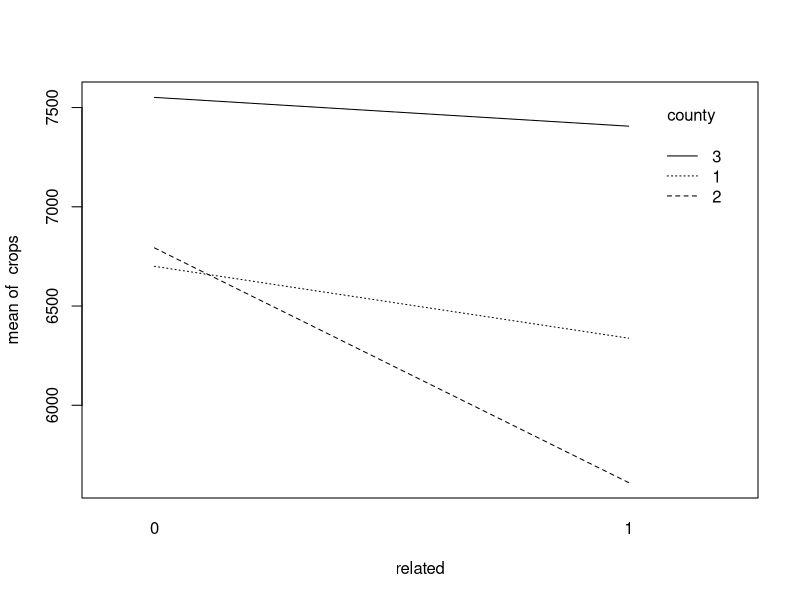
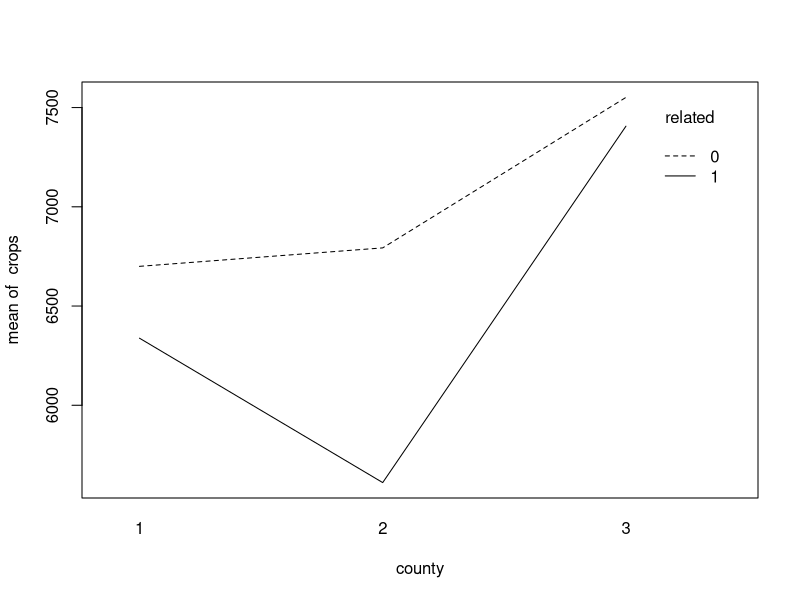
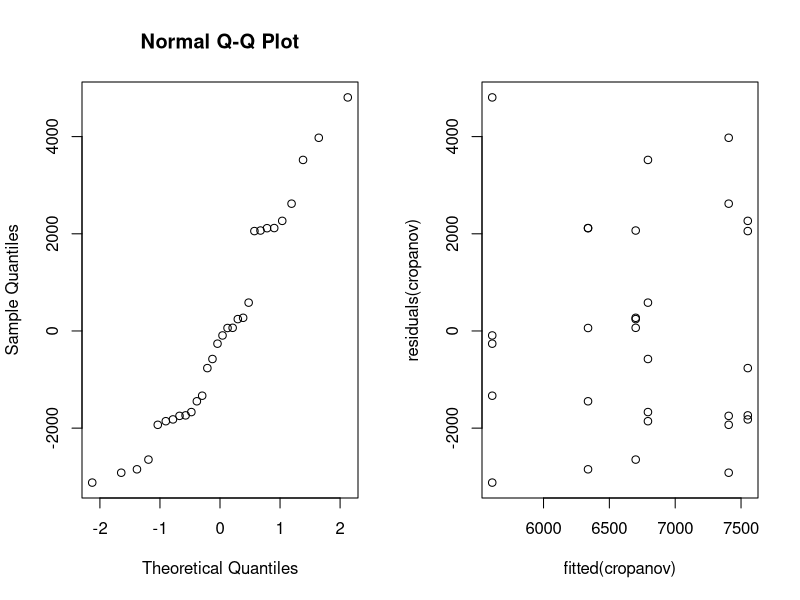
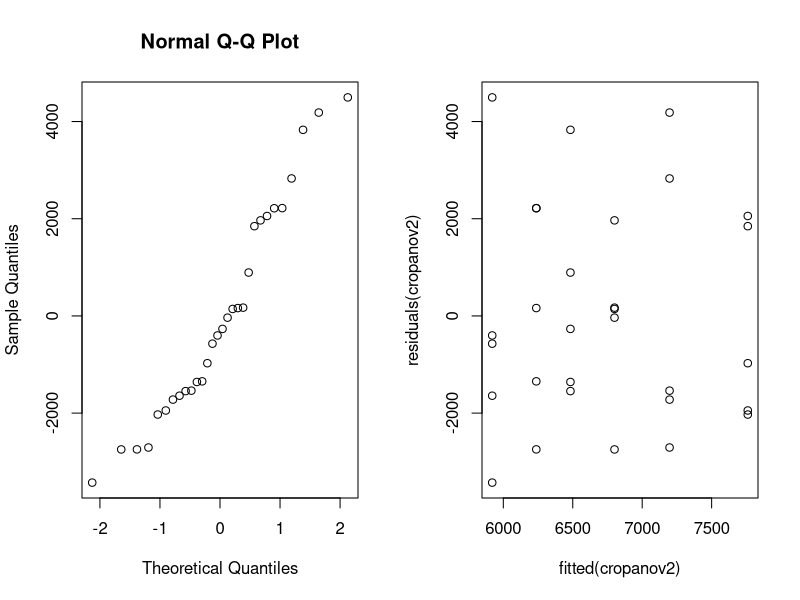
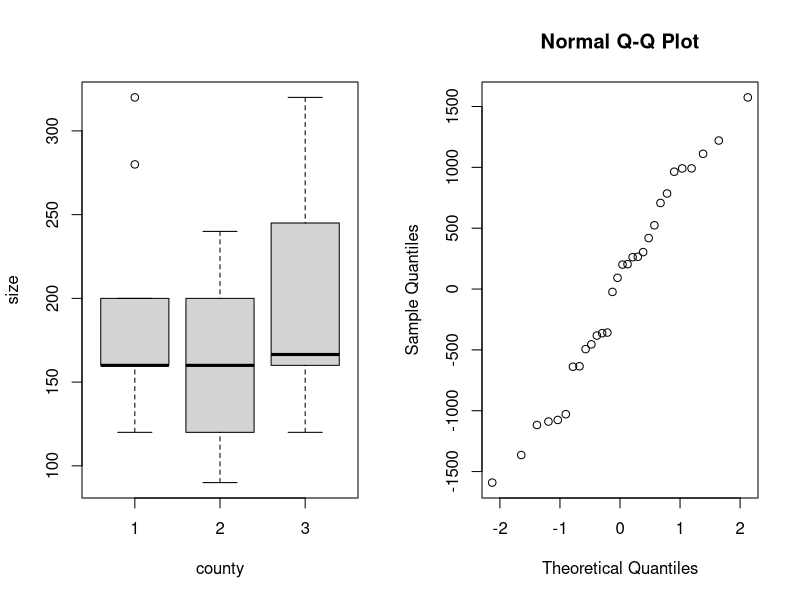
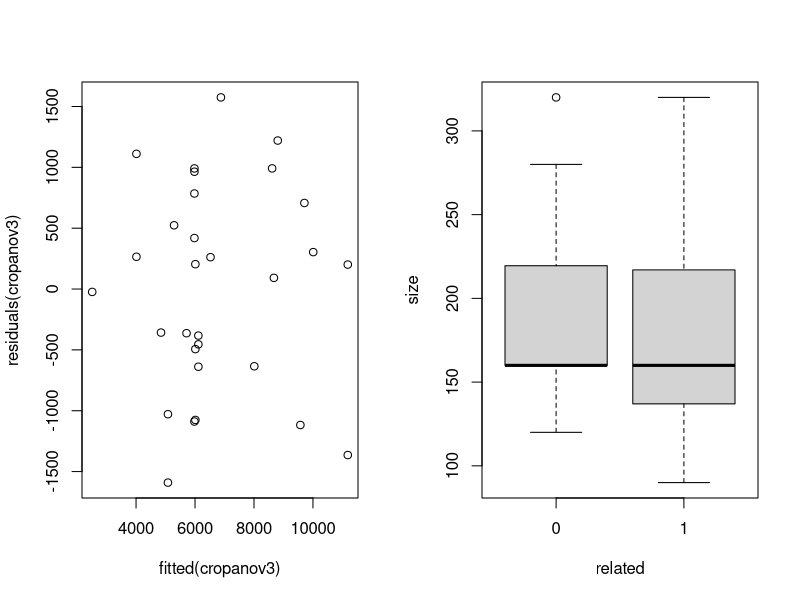
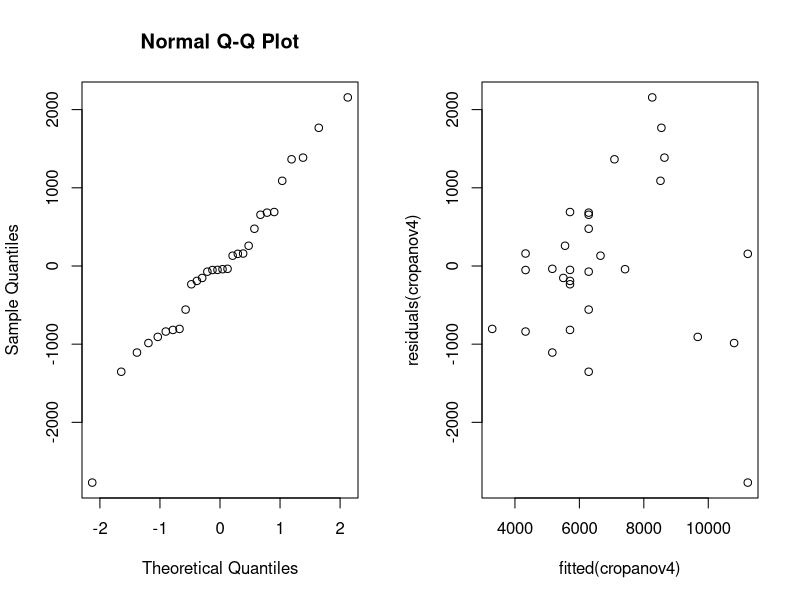
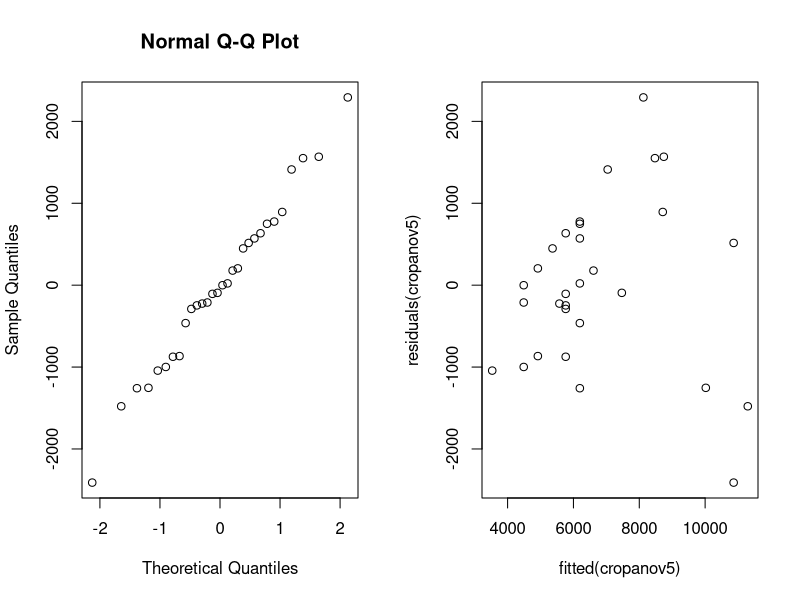

The R source for these figures, in order:
## ---- chunk 1
library(dplyr)
crop_data <- read.delim("crops.txt", sep = " ") # read the dataset

cropframe = data.frame(
  crops = crop_data$Crops, 
  county = factor(crop_data$County),
  related = factor(crop_data$Related)) # turn variables "county" and "related" into factors; store relevant variables to a new data frame

cropframe <- cropframe %>% mutate(related = recode(related, 'yes' = '1', 'no' = '0')) # recode the "related" variable
## ---- chunk 2
cropframe # display the frame
crops = cropframe$crops
county = cropframe$county
related = cropframe$related
## ---- chunk 3
interaction.plot(related,county,crops) # fix county
interaction.plot(county,related,crops) # fix related
## ---- chunk 4
is.factor(county) # check if county and related are factors
is.factor(related)
## ---- chunk 5
cropanov=lm(crops~county*related); anova(cropanov) # conduct the two-way ANOVA test
summary(cropanov)
## ---- chunk 6
par(mfrow=c(1,2))
qqnorm(residuals(cropanov)); plot(fitted(cropanov),residuals(cropanov))
## ---- chunk 7
cropanov2=lm(crops~county+related,data=cropframe); anova(cropanov2) # additive model
summary(cropanov2)
## ---- chunk 8
qqnorm(residuals(cropanov2)); plot(fitted(cropanov2),residuals(cropanov2))
## ---- chunk 9
size = crop_data$Size
boxplot(size~county)
## ---- chunk 10
cropanov3=lm(crops~size*county,data=cropframe);anova(cropanov3)
summary(cropanov3)
## ---- chunk 11
qqnorm(residuals(cropanov3)); plot(fitted(cropanov3),residuals(cropanov3))
## ---- chunk 12
boxplot(size~related)
## ---- chunk 13
cropanov4=lm(crops~size*related,data=cropframe);anova(cropanov4)
summary(cropanov4)
## ---- chunk 14
qqnorm(residuals(cropanov4)); plot(fitted(cropanov4),residuals(cropanov4))
## ---- chunk 15
cropanov5=lm(crops~size+related,data=cropframe);anova(cropanov5)# related on the second place
summary(cropanov5)
## ---- chunk 16
cropanov6=lm(crops~related+size,data=cropframe);anova(cropanov6)# size on the second place
summary(cropanov6)
## ---- chunk 17
qqnorm(residuals(cropanov5)); plot(fitted(cropanov5),residuals(cropanov5))
## ---- chunk 18
qqnorm(residuals(cropanov6)); plot(fitted(cropanov4),residuals(cropanov6))
## ---- chunk 19
cropanov7=lm(crops ~ county+related+size+county*size, data = crop_data);anova(cropanov7)# size on the second place
summary(cropanov7)
## ---- chunk 20
qqnorm(residuals(cropanov7)); plot(fitted(cropanov7),residuals(cropanov7))
